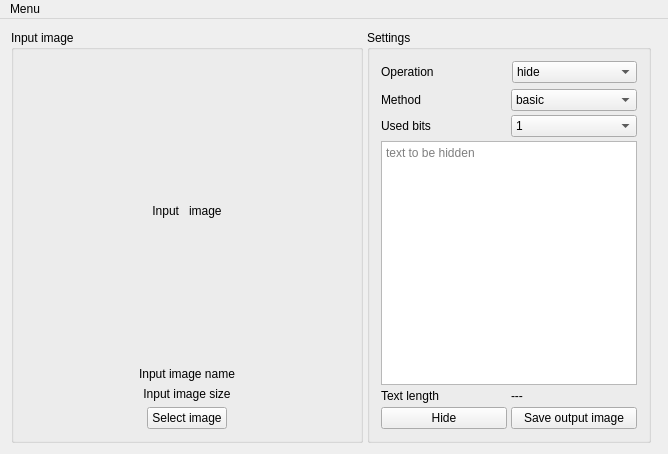
<?xml version="1.0" encoding="UTF-8"?>
<ui version="4.0">
 <class>QStegano</class>
 <widget class="QMainWindow" name="QStegano">
  <property name="geometry">
   <rect>
    <x>0</x>
    <y>0</y>
    <width>668</width>
    <height>448</height>
   </rect>
  </property>
  <property name="windowTitle">
   <string>QStegano</string>
  </property>
  <widget class="QWidget" name="centralWidget">
   <layout class="QGridLayout" name="gridLayout_5">
    <item row="1" column="0" rowspan="2">
     <widget class="QStackedWidget" name="swInput">
      <property name="sizePolicy">
       <sizepolicy hsizetype="Preferred" vsizetype="Preferred">
        <horstretch>0</horstretch>
        <verstretch>0</verstretch>
       </sizepolicy>
      </property>
      <property name="minimumSize">
       <size>
        <width>0</width>
        <height>0</height>
       </size>
      </property>
      <property name="currentIndex">
       <number>1</number>
      </property>
      <widget class="QWidget" name="pSelect">
       <layout class="QGridLayout" name="gridLayout">
        <property name="leftMargin">
         <number>0</number>
        </property>
        <property name="topMargin">
         <number>0</number>
        </property>
        <property name="rightMargin">
         <number>0</number>
        </property>
        <property name="bottomMargin">
         <number>0</number>
        </property>
        <property name="spacing">
         <number>4</number>
        </property>
        <item row="0" column="1">
         <widget class="QPushButton" name="pbSelectFile">
          <property name="minimumSize">
           <size>
            <width>100</width>
            <height>50</height>
           </size>
          </property>
          <property name="font">
           <font>
            <pointsize>10</pointsize>
           </font>
          </property>
          <property name="text">
           <string>Select image</string>
          </property>
         </widget>
        </item>
        <item row="0" column="2">
         <spacer name="horizontalSpacer_2">
          <property name="orientation">
           <enum>Qt::Horizontal</enum>
          </property>
          <property name="sizeHint" stdset="0">
           <size>
            <width>40</width>
            <height>20</height>
           </size>
          </property>
         </spacer>
        </item>
        <item row="0" column="0">
         <spacer name="horizontalSpacer">
          <property name="orientation">
           <enum>Qt::Horizontal</enum>
          </property>
          <property name="sizeHint" stdset="0">
           <size>
            <width>40</width>
            <height>20</height>
           </size>
          </property>
         </spacer>
        </item>
       </layout>
      </widget>
      <widget class="QWidget" name="pPreview">
       <layout class="QGridLayout" name="gridLayout_2">
        <property name="leftMargin">
         <number>0</number>
        </property>
        <property name="topMargin">
         <number>0</number>
        </property>
        <property name="rightMargin">
         <number>0</number>
        </property>
        <property name="bottomMargin">
         <number>0</number>
        </property>
        <property name="spacing">
         <number>4</number>
        </property>
        <item row="0" column="0" colspan="2">
         <widget class="QGroupBox" name="groupBox">
          <property name="title">
           <string>Input image</string>
          </property>
          <layout class="QGridLayout" name="gridLayout_3">
           <item row="3" column="0">
            <spacer name="horizontalSpacer_3">
             <property name="orientation">
              <enum>Qt::Horizontal</enum>
             </property>
             <property name="sizeHint" stdset="0">
              <size>
               <width>40</width>
               <height>20</height>
              </size>
             </property>
            </spacer>
           </item>
           <item row="3" column="1">
            <widget class="QPushButton" name="pbSelectNewFile">
             <property name="text">
              <string>Select image</string>
             </property>
            </widget>
           </item>
           <item row="3" column="2">
            <spacer name="horizontalSpacer_4">
             <property name="orientation">
              <enum>Qt::Horizontal</enum>
             </property>
             <property name="sizeHint" stdset="0">
              <size>
               <width>40</width>
               <height>20</height>
              </size>
             </property>
            </spacer>
           </item>
           <item row="0" column="0" colspan="3">
            <widget class="QLabel" name="imageLabel">
             <property name="minimumSize">
              <size>
               <width>300</width>
               <height>300</height>
              </size>
             </property>
             <property name="text">
              <string>Input   image</string>
             </property>
             <property name="scaledContents">
              <bool>false</bool>
             </property>
             <property name="alignment">
              <set>Qt::AlignCenter</set>
             </property>
            </widget>
           </item>
           <item row="1" column="0" colspan="3">
            <widget class="QLabel" name="imageName">
             <property name="text">
              <string>Input image name</string>
             </property>
             <property name="alignment">
              <set>Qt::AlignCenter</set>
             </property>
            </widget>
           </item>
           <item row="2" column="0" colspan="3">
            <widget class="QLabel" name="lblSize">
             <property name="text">
              <string>Input image size</string>
             </property>
             <property name="alignment">
              <set>Qt::AlignCenter</set>
             </property>
            </widget>
           </item>
          </layout>
         </widget>
        </item>
        <item row="0" column="2">
         <widget class="QGroupBox" name="groupBox_2">
          <property name="title">
           <string>Settings</string>
          </property>
          <layout class="QGridLayout" name="gridLayout_6">
           <item row="3" column="0" colspan="2">
            <widget class="QStackedWidget" name="swType">
             <property name="currentIndex">
              <number>0</number>
             </property>
             <widget class="QWidget" name="pHide">
              <layout class="QGridLayout" name="gridLayout_7">
               <property name="leftMargin">
                <number>0</number>
               </property>
               <property name="topMargin">
                <number>0</number>
               </property>
               <property name="rightMargin">
                <number>0</number>
               </property>
               <property name="bottomMargin">
                <number>0</number>
               </property>
               <property name="spacing">
                <number>4</number>
               </property>
               <item row="8" column="1">
                <widget class="QPushButton" name="pbSave">
                 <property name="text">
                  <string>Save output image</string>
                 </property>
                </widget>
               </item>
               <item row="3" column="1">
                <widget class="QComboBox" name="cbBits">
                 <item>
                  <property name="text">
                   <string>1</string>
                  </property>
                 </item>
                 <item>
                  <property name="text">
                   <string>2</string>
                  </property>
                 </item>
                 <item>
                  <property name="text">
                   <string>4</string>
                  </property>
                 </item>
                 <item>
                  <property name="text">
                   <string>8</string>
                  </property>
                 </item>
                </widget>
               </item>
               <item row="8" column="0">
                <widget class="QPushButton" name="pbHide">
                 <property name="text">
                  <string>Hide</string>
                 </property>
                </widget>
               </item>
               <item row="7" column="1">
                <widget class="QLabel" name="lblText">
                 <property name="text">
                  <string>---</string>
                 </property>
                </widget>
               </item>
               <item row="3" column="0">
                <widget class="QLabel" name="label_5">
                 <property name="text">
                  <string>Used bits</string>
                 </property>
                 <property name="alignment">
                  <set>Qt::AlignLeading|Qt::AlignLeft|Qt::AlignVCenter</set>
                 </property>
                </widget>
               </item>
               <item row="7" column="0">
                <widget class="QLabel" name="label_15">
                 <property name="text">
                  <string>Text length</string>
                 </property>
                </widget>
               </item>
               <item row="2" column="1">
                <widget class="QComboBox" name="cbMethod">
                 <item>
                  <property name="text">
                   <string>basic</string>
                  </property>
                 </item>
                 <item>
                  <property name="text">
                   <string>xor</string>
                  </property>
                 </item>
                 <item>
                  <property name="text">
                   <string>inverted</string>
                  </property>
                 </item>
                 <item>
                  <property name="text">
                   <string>opap</string>
                  </property>
                 </item>
                </widget>
               </item>
               <item row="6" column="0" colspan="2">
                <widget class="QTextEdit" name="teInput">
                 <property name="placeholderText">
                  <string>text to be hidden</string>
                 </property>
                </widget>
               </item>
               <item row="2" column="0">
                <widget class="QLabel" name="label_6">
                 <property name="text">
                  <string>Method</string>
                 </property>
                 <property name="alignment">
                  <set>Qt::AlignLeading|Qt::AlignLeft|Qt::AlignVCenter</set>
                 </property>
                </widget>
               </item>
              </layout>
             </widget>
             <widget class="QWidget" name="pDecode">
              <layout class="QGridLayout" name="gridLayout_8">
               <property name="leftMargin">
                <number>0</number>
               </property>
               <property name="topMargin">
                <number>0</number>
               </property>
               <property name="rightMargin">
                <number>0</number>
               </property>
               <property name="bottomMargin">
                <number>0</number>
               </property>
               <property name="spacing">
                <number>4</number>
               </property>
               <item row="3" column="0">
                <widget class="QLabel" name="label_8">
                 <property name="text">
                  <string>Used bits</string>
                 </property>
                 <property name="alignment">
                  <set>Qt::AlignLeading|Qt::AlignLeft|Qt::AlignVCenter</set>
                 </property>
                </widget>
               </item>
               <item row="5" column="0" colspan="2">
                <widget class="QTextEdit" name="teOutput">
                 <property name="readOnly">
                  <bool>true</bool>
                 </property>
                 <property name="placeholderText">
                  <string>decoded text</string>
                 </property>
                </widget>
               </item>
               <item row="6" column="0">
                <widget class="QPushButton" name="pbDecode">
                 <property name="text">
                  <string>Decode</string>
                 </property>
                </widget>
               </item>
               <item row="6" column="1">
                <widget class="QPushButton" name="pbCopyDecoded">
                 <property name="text">
                  <string>Copy decoded text</string>
                 </property>
                </widget>
               </item>
               <item row="1" column="0">
                <widget class="QLabel" name="label_7">
                 <property name="text">
                  <string>Method</string>
                 </property>
                 <property name="alignment">
                  <set>Qt::AlignLeading|Qt::AlignLeft|Qt::AlignVCenter</set>
                 </property>
                </widget>
               </item>
               <item row="1" column="1">
                <widget class="QLabel" name="lblDecodedMethod">
                 <property name="text">
                  <string>---</string>
                 </property>
                </widget>
               </item>
               <item row="3" column="1">
                <widget class="QLabel" name="lblDecodedBits">
                 <property name="text">
                  <string>---</string>
                 </property>
                </widget>
               </item>
              </layout>
             </widget>
            </widget>
           </item>
           <item row="0" column="1">
            <widget class="QComboBox" name="cbType">
             <item>
              <property name="text">
               <string>hide</string>
              </property>
             </item>
             <item>
              <property name="text">
               <string>decode</string>
              </property>
             </item>
            </widget>
           </item>
           <item row="0" column="0">
            <widget class="QLabel" name="label_4">
             <property name="text">
              <string>Operation</string>
             </property>
             <property name="alignment">
              <set>Qt::AlignLeading|Qt::AlignLeft|Qt::AlignVCenter</set>
             </property>
            </widget>
           </item>
          </layout>
         </widget>
        </item>
       </layout>
      </widget>
     </widget>
    </item>
    <item row="3" column="0" colspan="2">
     <spacer name="verticalSpacer">
      <property name="orientation">
       <enum>Qt::Vertical</enum>
      </property>
      <property name="sizeHint" stdset="0">
       <size>
        <width>20</width>
        <height>40</height>
       </size>
      </property>
     </spacer>
    </item>
   </layout>
  </widget>
  <widget class="QMenuBar" name="menuBar">
   <property name="geometry">
    <rect>
     <x>0</x>
     <y>0</y>
     <width>668</width>
     <height>22</height>
    </rect>
   </property>
   <widget class="QMenu" name="menuAbout">
    <property name="title">
     <string>Menu</string>
    </property>
    <addaction name="actionAboutSteganography"/>
    <addaction name="actionAboutApplication"/>
    <addaction name="separator"/>
    <addaction name="actionExit"/>
   </widget>
   <addaction name="menuAbout"/>
  </widget>
  <action name="actionAboutSteganography">
   <property name="text">
    <string>About steganography</string>
   </property>
  </action>
  <action name="actionAboutApplication">
   <property name="text">
    <string>About application</string>
   </property>
  </action>
  <action name="actionExit">
   <property name="text">
    <string>Exit</string>
   </property>
  </action>
 </widget>
 <layoutdefault spacing="6" margin="11"/>
 <resources/>
 <connections>
  <connection>
   <sender>actionExit</sender>
   <signal>triggered()</signal>
   <receiver>QStegano</receiver>
   <slot>close()</slot>
   <hints>
    <hint type="sourcelabel">
     <x>-1</x>
     <y>-1</y>
    </hint>
    <hint type="destinationlabel">
     <x>333</x>
     <y>223</y>
    </hint>
   </hints>
  </connection>
 </connections>
</ui>
